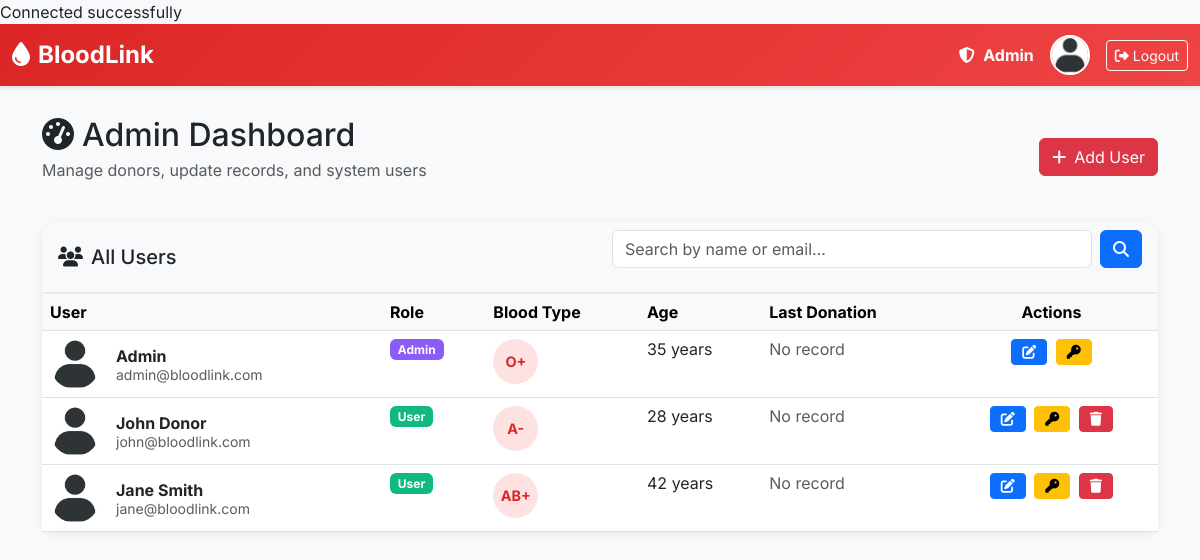
/admin_dashboard.php (signed in), run on an earlier commit of the app's database.
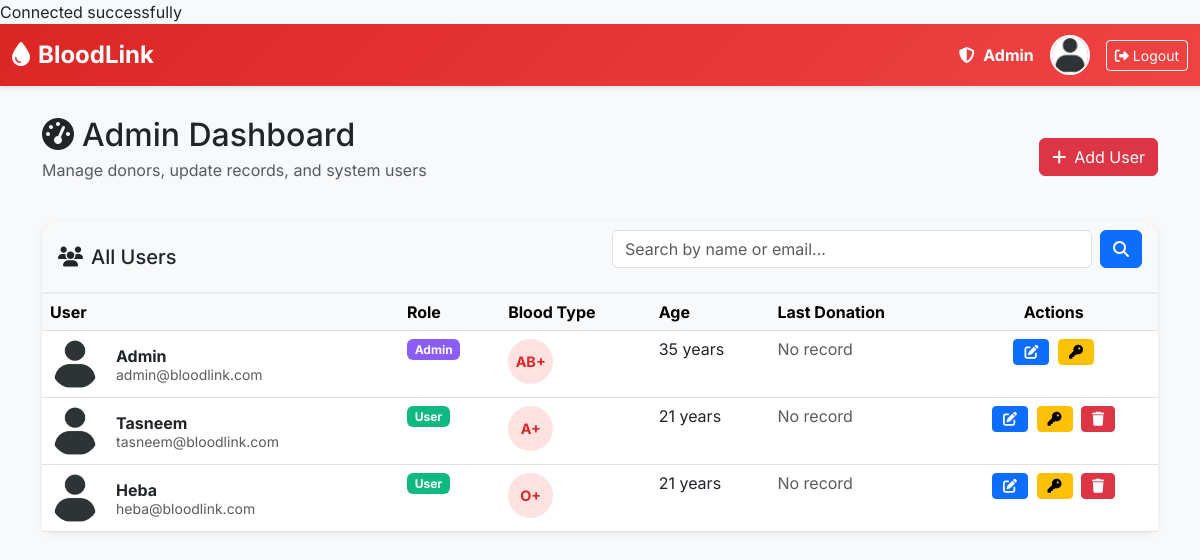
And on a later commit of the database.
### tables this page shows
CREATE TABLE IF NOT EXISTS users (
    id INT AUTO_INCREMENT PRIMARY KEY,
    name VARCHAR(100) NOT NULL,
    email VARCHAR(100) NOT NULL UNIQUE,
    password VARCHAR(255) NOT NULL,
    role ENUM('admin', 'user') DEFAULT 'user',
    blood_type ENUM('A+', 'A-', 'B+', 'B-', 'AB+', 'AB-', 'O+', 'O-') NOT NULL,
    age INT NOT NULL,
    last_donation_date DATE DEFAULT NULL,
    photo VARCHAR(255) DEFAULT 'default-avatar.jpg',
    created_at TIMESTAMP DEFAULT CURRENT_TIMESTAMP,
    updated_at TIMESTAMP DEFAULT CURRENT_TIMESTAMP ON UPDATE CURRENT_TIMESTAMP
);

### classes/User.php (called while the page is built, shortened)
<?php
class User {
    private $conn;
    private $table = "users";
    public function __construct($db) {
        $this->conn = $db;
    }
    public function readAll() {
        $query = "SELECT * FROM " . $this->table . " ORDER BY created_at DESC";
        $stmt = $this->conn->prepare($query);
        $stmt->execute();
        return $stmt;
    }
}
?>

### admin_dashboard.php (the view, shortened to what this page needs)
<?php
require_once 'classes/User.php';
$database = new Database();
$db = $database->getConnection();
$user = new User($db);
$search_keyword = $_GET['search'] ?? '';
if(!empty($search_keyword)) {
    $stmt = $user->search($search_keyword);
} else {
    $stmt = $user->readAll();
}
$users = $stmt->fetchAll();
?>
<!DOCTYPE html>
<html lang="en">
<head>
    <link href="https://cdn.jsdelivr.net/npm/bootstrap@5.3.0/dist/css/bootstrap.min.css" rel="stylesheet">
    <link rel="stylesheet" href="https://cdnjs.cloudflare.com/ajax/libs/font-awesome/6.4.0/css/all.min.css">
</head>
<body>
    <nav class="navbar navbar-expand-lg navbar-dark">
        <div class="container-fluid">
            <a class="navbar-brand" href="admin_dashboard.php">
                <i class="fas fa-droplet me-2"></i>BloodLink
            </a>
            <div class="d-flex align-items-center text-white">
                <span class="me-3">
                    <i class="fas fa-shield-alt me-1"></i>
                    <strong><?php echo $_SESSION['name']; ?></strong>
                </span>
                <img src="uploads/<?php echo $_SESSION['photo']; ?>" class="user-avatar me-3" alt="Profile" onerror="this.src='uploads/default-avatar.jpg'">
                <a href="logout.php" class="btn btn-outline-light btn-sm">
                    <i class="fas fa-sign-out-alt me-1"></i>Logout
                </a>
            </div>
        </div>
    </nav>
    <div class="container-fluid main-content">
        <div class="container">
            <div class="d-flex justify-content-between align-items-center mb-4">
                <div>
                    <h2 class="mb-1"><i class="fas fa-tachometer-alt me-2"></i>Admin Dashboard</h2>
                    <p class="text-muted">Manage donors, update records, and system users</p>
                </div>
                <a href="add_user.php" class="btn btn-danger">
                    <i class="fas fa-plus me-2"></i>Add User
                </a>
            </div>
            <div class="card">
                <div class="card-header">
                    <div class="row align-items-center">
                        <div class="col-md-6">
                            <h5 class="mb-0"><i class="fas fa-users me-2"></i>All Users</h5>
                        </div>
                        <div class="col-md-6">
                            <form method="GET" class="d-flex">
                                <input type="text" class="form-control me-2" name="search"
                                       placeholder="Search by name or email..."
                                       value="<?php echo htmlspecialchars($search_keyword); ?>">
                                <button type="submit" class="btn btn-primary">
                                    <i class="fas fa-search"></i>
                                </button>
                            </form>
                        </div>
                    </div>
                </div>
                <div class="card-body p-0">
                    <div class="table-responsive">
                        <table class="table table-hover mb-0">
                            <thead class="table-light">
                                <tr>
                                    <th>User</th>
                                    <th>Role</th>
                                    <th>Blood Type</th>
                                    <th>Age</th>
                                    <th>Last Donation</th>
                                    <th class="text-center">Actions</th>
                                </tr>
                            </thead>
                            <tbody>
                                <?php if(count($users) > 0): ?>
                                    <?php foreach($users as $u): ?>
                                        <tr>
                                            <td>
                                                <div class="d-flex align-items-center">
                                                    <img src="uploads/<?php echo $u['photo']; ?>"
                                                         class="table-avatar me-3"
                                                         alt="<?php echo $u['name']; ?>"
                                                         onerror="this.src='uploads/default-avatar.jpg'">
                                                    <div>
                                                        <div class="fw-bold"><?php echo htmlspecialchars($u['name']); ?></div>
                                                        <small class="text-muted"><?php echo htmlspecialchars($u['email']); ?></small>
                                                    </div>
                                                </div>
                                            </td>
                                            <td>
                                                <span class="badge <?php echo $u['role'] == 'admin' ? 'badge-admin' : 'badge-user'; ?>">
                                                    <?php echo ucfirst($u['role']); ?>
                                                </span>
                                            </td>
                                            <td>
                                                <span class="blood-type-badge"><?php echo $u['blood_type']; ?></span>
                                            </td>
                                            <td><?php echo $u['age']; ?> years</td>
                                            <td>
                                                <?php if($u['last_donation_date']): ?>
                                                    <i class="fas fa-calendar-alt text-muted me-1"></i>
                                                    <?php echo date('M d, Y', strtotime($u['last_donation_date'])); ?>
                                                <?php else: ?>
                                                    <span class="text-muted">No record</span>
                                                <?php endif; ?>
                                            </td>
                                            <td class="text-center">
                                                <a href="edit_user.php?id=<?php echo $u['id']; ?>"
                                                   class="btn btn-sm btn-primary btn-action"
                                                   title="Edit">
                                                    <i class="fas fa-edit"></i>
                                                </a>
                                                <a href="update_password.php?id=<?php echo $u['id']; ?>"
                                                   class="btn btn-sm btn-warning btn-action"
                                                   title="Change Password">
                                                    <i class="fas fa-key"></i>
                                                </a>
                                                <?php if($u['id'] != $_SESSION['user_id']): ?>
                                                    <a href="delete_user.php?id=<?php echo $u['id']; ?>"
                                                       class="btn btn-sm btn-danger btn-action"
                                                       title="Delete"
                                                       onclick="return confirm('Are you sure you want to delete this user?')">
                                                        <i class="fas fa-trash"></i>
                                                    </a>
                                                <?php endif; ?>
                                            </td>
                                        </tr>
                                    <?php endforeach; ?>
                                <?php endif; ?>
                            </tbody>
                        </table>
                    </div>
                </div>
            </div>
        </div>
    </div>
</body>
</html>

### admin_dashboard.php (style rules this page uses)
body { font-family: 'Inter', sans-serif; background-color: #f8f9fa; }
.navbar { background: linear-gradient(135deg, #dc2626 0%, #ef4444 100%); box-shadow: 0 2px 4px rgba(0,0,0,0.1); }
.navbar-brand { font-weight: 700; font-size: 1.5rem; }
.user-avatar { width: 40px; height: 40px; border-radius: 50%; object-fit: cover; border: 2px solid white; }
.main-content { padding: 30px 0; }
.card { border: none; border-radius: 15px; box-shadow: 0 2px 8px rgba(0,0,0,0.08); }
.card-header { background-color: #f8f9fa; border-bottom: 2px solid #e9ecef; font-weight: 600; border-radius: 15px 15px 0 0 !important; }
.table-avatar { width: 50px; height: 50px; border-radius: 50%; object-fit: cover; }
.badge-admin { background-color: #8b5cf6; }
.badge-user { background-color: #10b981; }
.blood-type-badge { display: inline-flex; align-items: center; justify-content: center; width: 45px; height: 45px; border-radius: 50%; background-color: #fee2e2; color: #dc2626; font-weight: bold; font-size: 0.9rem; }
.btn-action { padding: 5px 10px; margin: 0 2px; }

What changed in the data, as far as the page shows it:
changed users "Admin": blood_type "O+" → "AB+"
changed users: name "John Donor" → "Tasneem"; email "john@bloodlink.com" → "tasneem@bloodlink.com"; blood_type "A-" → "A+"; age "28" → "21"
changed users: name "Jane Smith" → "Heba"; email "jane@bloodlink.com" → "heba@bloodlink.com"; blood_type "AB+" → "O+"; age "42" → "21"
